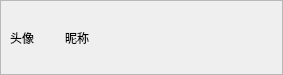
<?xml version="1.0" encoding="UTF-8"?>
<ui version="4.0">
 <class>ContactsListItemDlg</class>
 <widget class="QWidget" name="ContactsListItemDlg">
  <property name="geometry">
   <rect>
    <x>0</x>
    <y>0</y>
    <width>283</width>
    <height>75</height>
   </rect>
  </property>
  <property name="minimumSize">
   <size>
    <width>283</width>
    <height>0</height>
   </size>
  </property>
  <property name="maximumSize">
   <size>
    <width>283</width>
    <height>75</height>
   </size>
  </property>
  <property name="windowTitle">
   <string>Form</string>
  </property>
  <layout class="QHBoxLayout" name="horizontalLayout_2">
   <property name="spacing">
    <number>0</number>
   </property>
   <property name="leftMargin">
    <number>0</number>
   </property>
   <property name="topMargin">
    <number>0</number>
   </property>
   <property name="rightMargin">
    <number>0</number>
   </property>
   <property name="bottomMargin">
    <number>0</number>
   </property>
   <item>
    <widget class="QFrame" name="frame">
     <property name="frameShape">
      <enum>QFrame::StyledPanel</enum>
     </property>
     <property name="frameShadow">
      <enum>QFrame::Raised</enum>
     </property>
     <layout class="QHBoxLayout" name="horizontalLayout">
      <property name="spacing">
       <number>10</number>
      </property>
      <item>
       <widget class="QLabel" name="label_head">
        <property name="minimumSize">
         <size>
          <width>45</width>
          <height>45</height>
         </size>
        </property>
        <property name="maximumSize">
         <size>
          <width>45</width>
          <height>45</height>
         </size>
        </property>
        <property name="text">
         <string>头像</string>
        </property>
       </widget>
      </item>
      <item>
       <widget class="QLabel" name="label_remark">
        <property name="text">
         <string>昵称</string>
        </property>
       </widget>
      </item>
     </layout>
    </widget>
   </item>
  </layout>
 </widget>
 <resources/>
 <connections/>
</ui>
